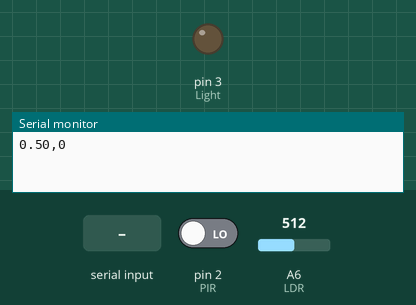
Bench run of a sketch on a simulated Arduino Nano, built with avr-gcc and run on an emulated ATmega328P. Shown: output pins drawn as LEDs (lit = HIGH), the last lines printed to the serial monitor. The inputs (shaded band) are chosen by the test bench; at power-on: pin 2 (PIR) LOW, A6 (LDR) = 512.

Above: at 1.2 s.
1.3 s: "1\n" received over Serial
At 6.1 s:
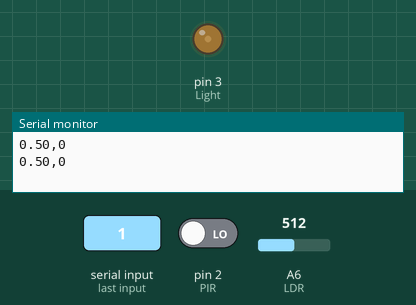
11.5 s: "2\n" received over Serial
At 16.2 s:
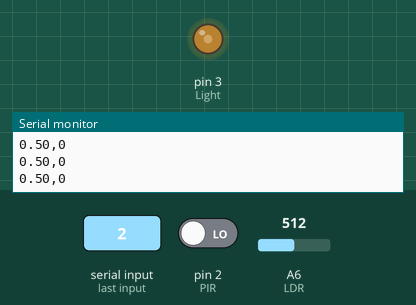
21.5 s: "3\n" received over Serial
At 26.3 s:
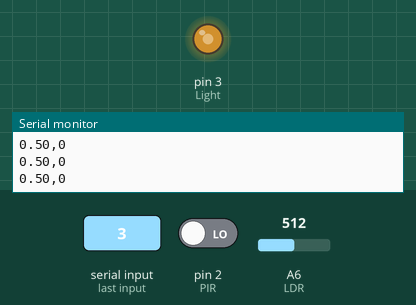
31.5 s: "4\n" received over Serial
At 36.4 s:
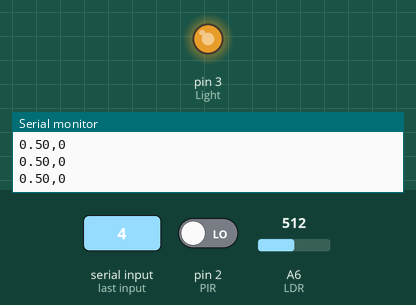
Timing chart, 0 to 41.5 s (numbered marks = the images above; inputs shaded):
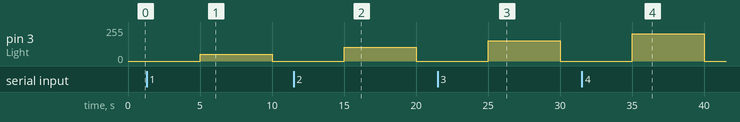

The sketch:

light_controller.ino
```cpp
#define LDR A6
#define PIR 2
#define Light 3

int led_value = 0;

void setup() {
  pinMode(PIR, INPUT);
  pinMode(Light, OUTPUT);
  Serial.begin(115200);// NOTE THIS BAUD RATE
  Serial.setTimeout(2);// DO NOT TOUCH
}

void loop() {
  int value_ldr = analogRead(A6); // read LDR value
  int value_pir = digitalRead(PIR); // read input value

  String ll = String(mapLDR(value_ldr)); // Map LDR value

  if (value_pir == HIGH) {
    read_write(ll, "1");
  } else {
    read_write(ll, "0");
  }
}

void read_write(String light_level, String occupancy) {
  String data = light_level + "," + occupancy;
//  Serial.println(data);
  Serial.write(data.c_str());
  Serial.println();
//  Serial.write(data.c_str());


  int command = Serial.parseInt();

  switch (command) {
    case 0: power_level(0); break;
    case 1: power_level(1); break;
    case 2: power_level(2); break;
    case 3: power_level(3); break;
    case 4: power_level(4); break;
    case 5: power_level(5); break;
    default: break;
  }
}

void power_level(int level) {
  led_value = level * 255 / 5;
  analogWrite(Light, led_value);
  delay(5000);
}

float mapLDR(int value) {
  const int fromLow = 0;
  const int fromHigh = 1023; // Change this to match the ADC resolution

  const float toLow = 0.0;
  const float toHigh = 1.0;

  int mappedValue = map(value, fromLow, fromHigh, toLow * 100, toHigh * 100);
  float floatMappedValue = (float)mappedValue / 100.0;
  float roundedValue = round(floatMappedValue * 10.0) / 10.0;

  return roundedValue;
}
```

Measured:
- after the input at 1.3 s, pin 3 (Light): 0/255 → 51/255 after 3.7 s, → 0/255 5.0 s later
- after the input at 11.5 s, pin 3 (Light): 0/255 → 102/255 after 3.5 s, → 0/255 5.0 s later
- after the input at 21.5 s, pin 3 (Light): 0/255 → 153/255 after 3.5 s, → 0/255 5.0 s later
- after the input at 31.5 s, pin 3 (Light): 0/255 → 204/255 after 3.5 s, → 0/255 5.0 s later
